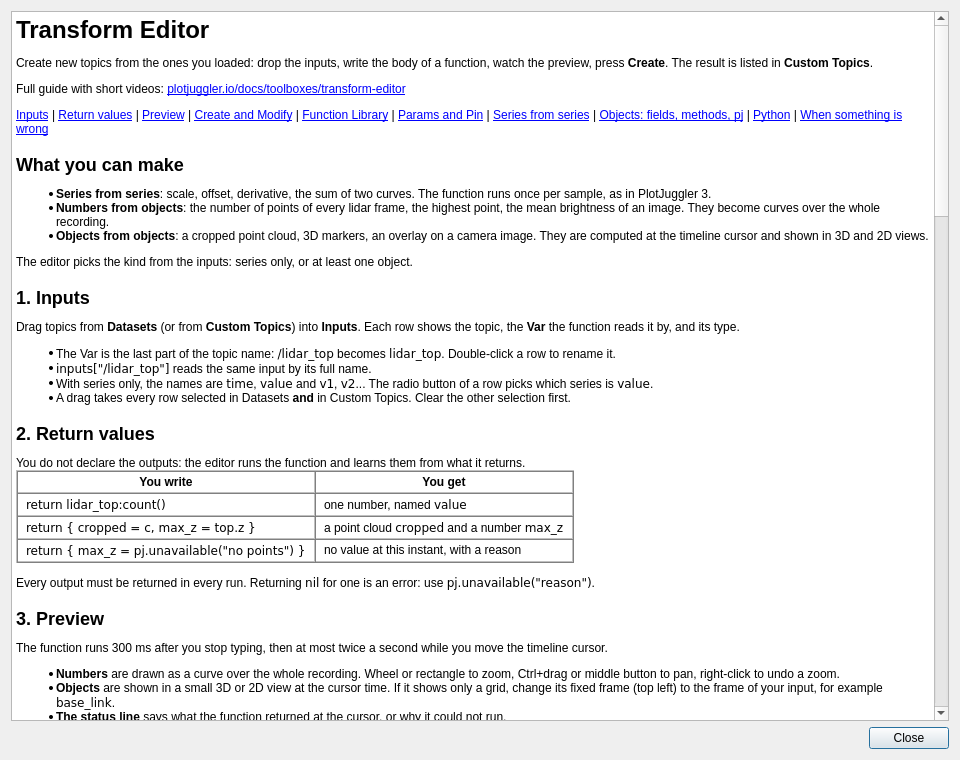
<?xml version="1.0" encoding="UTF-8"?>
<ui version="4.0">
 <class>TransformEditorHelp</class>
 <widget class="QDialog" name="TransformEditorHelp">
  <property name="geometry"><rect><x>0</x><y>0</y><width>960</width><height>760</height></rect></property>
  <property name="windowTitle"><string>Transform Editor Help</string></property>
  <layout class="QVBoxLayout" name="verticalLayout">
   <item>
    <widget class="QTextBrowser" name="textBrowser">
     <property name="minimumSize"><size><width>860</width><height>600</height></size></property>
     <property name="openExternalLinks"><bool>true</bool></property>
     <property name="html">
      <string>&lt;html&gt;&lt;head&gt;&lt;style&gt;
h2 { margin-top: 18px; }
h3 { margin-top: 12px; }
pre { background-color: #f0f0f0; padding: 6px; }
td, th { padding: 3px 8px; }
tt { white-space: nowrap; }
&lt;/style&gt;&lt;/head&gt;&lt;body&gt;
&lt;h1&gt;Transform Editor&lt;/h1&gt;
&lt;p&gt;Create new topics from the ones you loaded: drop the inputs, write the body of a function, watch the preview, press &lt;b&gt;Create&lt;/b&gt;. The result is listed in &lt;b&gt;Custom Topics&lt;/b&gt;.&lt;/p&gt;
&lt;p&gt;Full guide with short videos: &lt;a href=&quot;https://plotjuggler.io/docs/toolboxes/transform-editor/&quot;&gt;plotjuggler.io/docs/toolboxes/transform-editor&lt;/a&gt;&lt;/p&gt;
&lt;p&gt;&lt;a href=&quot;#inputs&quot;&gt;Inputs&lt;/a&gt; | &lt;a href=&quot;#return&quot;&gt;Return values&lt;/a&gt; | &lt;a href=&quot;#preview&quot;&gt;Preview&lt;/a&gt; | &lt;a href=&quot;#create&quot;&gt;Create and Modify&lt;/a&gt; | &lt;a href=&quot;#library&quot;&gt;Function Library&lt;/a&gt; | &lt;a href=&quot;#advanced&quot;&gt;Params and Pin&lt;/a&gt; | &lt;a href=&quot;#series&quot;&gt;Series from series&lt;/a&gt; | &lt;a href=&quot;#api&quot;&gt;Objects: fields, methods, pj&lt;/a&gt; | &lt;a href=&quot;#python&quot;&gt;Python&lt;/a&gt; | &lt;a href=&quot;#problems&quot;&gt;When something is wrong&lt;/a&gt;&lt;/p&gt;

&lt;h2&gt;What you can make&lt;/h2&gt;
&lt;ul&gt;
&lt;li&gt;&lt;b&gt;Series from series&lt;/b&gt;: scale, offset, derivative, the sum of two curves. The function runs once per sample, as in PlotJuggler 3.&lt;/li&gt;
&lt;li&gt;&lt;b&gt;Numbers from objects&lt;/b&gt;: the number of points of every lidar frame, the highest point, the mean brightness of an image. They become curves over the whole recording.&lt;/li&gt;
&lt;li&gt;&lt;b&gt;Objects from objects&lt;/b&gt;: a cropped point cloud, 3D markers, an overlay on a camera image. They are computed at the timeline cursor and shown in 3D and 2D views.&lt;/li&gt;
&lt;/ul&gt;
&lt;p&gt;The editor picks the kind from the inputs: series only, or at least one object.&lt;/p&gt;

&lt;h2&gt;&lt;a name=&quot;inputs&quot;&gt;&lt;/a&gt;1. Inputs&lt;/h2&gt;
&lt;p&gt;Drag topics from &lt;b&gt;Datasets&lt;/b&gt; (or from &lt;b&gt;Custom Topics&lt;/b&gt;) into &lt;b&gt;Inputs&lt;/b&gt;. Each row shows the topic, the &lt;b&gt;Var&lt;/b&gt; the function reads it by, and its type.&lt;/p&gt;
&lt;ul&gt;
&lt;li&gt;The Var is the last part of the topic name: &lt;tt&gt;/lidar_top&lt;/tt&gt; becomes &lt;tt&gt;lidar_top&lt;/tt&gt;. Double-click a row to rename it.&lt;/li&gt;
&lt;li&gt;&lt;tt&gt;inputs[&quot;/lidar_top&quot;]&lt;/tt&gt; reads the same input by its full name.&lt;/li&gt;
&lt;li&gt;With series only, the names are &lt;tt&gt;time&lt;/tt&gt;, &lt;tt&gt;value&lt;/tt&gt; and &lt;tt&gt;v1&lt;/tt&gt;, &lt;tt&gt;v2&lt;/tt&gt;... The radio button of a row picks which series is &lt;tt&gt;value&lt;/tt&gt;.&lt;/li&gt;
&lt;li&gt;A drag takes every row selected in Datasets &lt;b&gt;and&lt;/b&gt; in Custom Topics. Clear the other selection first.&lt;/li&gt;
&lt;/ul&gt;

&lt;h2&gt;&lt;a name=&quot;return&quot;&gt;&lt;/a&gt;2. Return values&lt;/h2&gt;
&lt;p&gt;You do not declare the outputs: the editor runs the function and learns them from what it returns.&lt;/p&gt;
&lt;table border=&quot;1&quot; cellspacing=&quot;0&quot;&gt;
&lt;tr&gt;&lt;th&gt;You write&lt;/th&gt;&lt;th&gt;You get&lt;/th&gt;&lt;/tr&gt;
&lt;tr&gt;&lt;td&gt;&lt;tt&gt;return lidar_top:count()&lt;/tt&gt;&lt;/td&gt;&lt;td&gt;one number, named &lt;tt&gt;value&lt;/tt&gt;&lt;/td&gt;&lt;/tr&gt;
&lt;tr&gt;&lt;td&gt;&lt;tt&gt;return { cropped = c, max_z = top.z }&lt;/tt&gt;&lt;/td&gt;&lt;td&gt;a point cloud &lt;tt&gt;cropped&lt;/tt&gt; and a number &lt;tt&gt;max_z&lt;/tt&gt;&lt;/td&gt;&lt;/tr&gt;
&lt;tr&gt;&lt;td&gt;&lt;tt&gt;return { max_z = pj.unavailable(&quot;no points&quot;) }&lt;/tt&gt;&lt;/td&gt;&lt;td&gt;no value at this instant, with a reason&lt;/td&gt;&lt;/tr&gt;
&lt;/table&gt;
&lt;p&gt;Every output must be returned in every run. Returning &lt;tt&gt;nil&lt;/tt&gt; for one is an error: use &lt;tt&gt;pj.unavailable(&quot;reason&quot;)&lt;/tt&gt;.&lt;/p&gt;

&lt;h2&gt;&lt;a name=&quot;preview&quot;&gt;&lt;/a&gt;3. Preview&lt;/h2&gt;
&lt;p&gt;The function runs 300 ms after you stop typing, then at most twice a second while you move the timeline cursor.&lt;/p&gt;
&lt;ul&gt;
&lt;li&gt;&lt;b&gt;Numbers&lt;/b&gt; are drawn as a curve over the whole recording. Wheel or rectangle to zoom, Ctrl+drag or middle button to pan, right-click to undo a zoom.&lt;/li&gt;
&lt;li&gt;&lt;b&gt;Objects&lt;/b&gt; are shown in a small 3D or 2D view at the cursor time. If it shows only a grid, change its fixed frame (top left) to the frame of your input, for example &lt;tt&gt;base_link&lt;/tt&gt;.&lt;/li&gt;
&lt;li&gt;&lt;b&gt;The status line&lt;/b&gt; says what the function returned at the cursor, or why it could not run.&lt;/li&gt;
&lt;/ul&gt;

&lt;h2&gt;&lt;a name=&quot;create&quot;&gt;&lt;/a&gt;4. Create and Modify&lt;/h2&gt;
&lt;ul&gt;
&lt;li&gt;&lt;b&gt;Create...&lt;/b&gt; asks for a name and says what will be created. The rows appear in &lt;b&gt;Custom Topics&lt;/b&gt;: &lt;tt&gt;name/output&lt;/tt&gt; for numbers; &lt;tt&gt;name&lt;/tt&gt; for a single object, &lt;tt&gt;name/output&lt;/tt&gt; when there are several.&lt;/li&gt;
&lt;li&gt;A name cannot be empty, be an input, or contain &lt;tt&gt;__&lt;/tt&gt;. Reusing a name asks before replacing.&lt;/li&gt;
&lt;li&gt;&lt;b&gt;Show in 3D&lt;/b&gt; / &lt;b&gt;Show in 2D&lt;/b&gt; opens a tab with the new objects. The tab is behind the editor: close the editor to see it.&lt;/li&gt;
&lt;li&gt;To change a script later, select its row in Custom Topics and press the pencil. The button then reads &lt;b&gt;Modify&lt;/b&gt;.&lt;/li&gt;
&lt;li&gt;Delete is in the &lt;b&gt;...&lt;/b&gt; menu of Custom Topics. &lt;b&gt;Ctrl+Z&lt;/b&gt; undoes it.&lt;/li&gt;
&lt;/ul&gt;

&lt;h2&gt;&lt;a name=&quot;library&quot;&gt;&lt;/a&gt;5. Function Library&lt;/h2&gt;
&lt;p&gt;The grid icon above the code opens the library. &lt;b&gt;Kind&lt;/b&gt; says what a function reads (Series, 3D, 2D). Select one and press &lt;b&gt;Use&lt;/b&gt;: an object function is rewritten to read the Vars of your inputs. Built-in object functions:&lt;/p&gt;
&lt;table border=&quot;1&quot; cellspacing=&quot;0&quot;&gt;
&lt;tr&gt;&lt;th&gt;Function&lt;/th&gt;&lt;th&gt;Reads&lt;/th&gt;&lt;th&gt;Returns&lt;/th&gt;&lt;/tr&gt;
&lt;tr&gt;&lt;td&gt;&lt;tt&gt;points_per_frame&lt;/tt&gt;&lt;/td&gt;&lt;td&gt;point cloud&lt;/td&gt;&lt;td&gt;its number of points&lt;/td&gt;&lt;/tr&gt;
&lt;tr&gt;&lt;td&gt;&lt;tt&gt;lidar_crop&lt;/tt&gt;&lt;/td&gt;&lt;td&gt;point cloud&lt;/td&gt;&lt;td&gt;the cloud cropped to a box, its highest z, a report, a red sphere on the highest point&lt;/td&gt;&lt;/tr&gt;
&lt;tr&gt;&lt;td&gt;&lt;tt&gt;lidar_crop_map&lt;/tt&gt;&lt;/td&gt;&lt;td&gt;point cloud&lt;/td&gt;&lt;td&gt;the same, in the &lt;tt&gt;map&lt;/tt&gt; frame when a transform exists&lt;/td&gt;&lt;/tr&gt;
&lt;tr&gt;&lt;td&gt;&lt;tt&gt;witness_of_crop&lt;/tt&gt;&lt;/td&gt;&lt;td&gt;cropped cloud&lt;/td&gt;&lt;td&gt;a cyan sphere on its highest point&lt;/td&gt;&lt;/tr&gt;
&lt;tr&gt;&lt;td&gt;&lt;tt&gt;cam_threshold&lt;/tt&gt;&lt;/td&gt;&lt;td&gt;image&lt;/td&gt;&lt;td&gt;an overlay on the pixels brighter than 128&lt;/td&gt;&lt;/tr&gt;
&lt;tr&gt;&lt;td&gt;&lt;tt&gt;cam_annotations&lt;/tt&gt;&lt;/td&gt;&lt;td&gt;point cloud&lt;/td&gt;&lt;td&gt;a rectangle and a label on the front camera&lt;/td&gt;&lt;/tr&gt;
&lt;tr&gt;&lt;td&gt;&lt;tt&gt;depth_cloud&lt;/tt&gt;&lt;/td&gt;&lt;td&gt;depth image + camera info&lt;/td&gt;&lt;td&gt;a point cloud&lt;/td&gt;&lt;/tr&gt;
&lt;/table&gt;

&lt;h2&gt;&lt;a name=&quot;advanced&quot;&gt;&lt;/a&gt;6. Params and Pin (Advanced &amp;gt;)&lt;/h2&gt;
&lt;ul&gt;
&lt;li&gt;&lt;b&gt;Params (JSON)&lt;/b&gt;: an object handed to the script as &lt;tt&gt;params&lt;/tt&gt;. With &lt;tt&gt;{&quot;half&quot;: 6}&lt;/tt&gt; the script reads &lt;tt&gt;params.half&lt;/tt&gt;.&lt;/li&gt;
&lt;li&gt;&lt;b&gt;Pin at current time&lt;/b&gt;: run once at the cursor time and keep that result while the cursor moves.&lt;/li&gt;
&lt;/ul&gt;

&lt;h2&gt;&lt;a name=&quot;series&quot;&gt;&lt;/a&gt;7. Series from series&lt;/h2&gt;
&lt;pre&gt;return value * 2 + 1          -- scale and offset
return (value + v1) / 2       -- average of two series
return math.log(value)        -- Luau math library&lt;/pre&gt;
&lt;p&gt;State between samples goes in &lt;b&gt;Global Variables&lt;/b&gt;, which runs once before the first sample. Difference between consecutive samples: Global Variables&lt;/p&gt;
&lt;pre&gt;prev = nil&lt;/pre&gt;
&lt;p&gt;and the function&lt;/p&gt;
&lt;pre&gt;if prev == nil then
  prev = value
  return nil
end
local diff = value - prev
prev = value
return diff&lt;/pre&gt;
&lt;p&gt;Differences with PlotJuggler 3: &lt;tt&gt;time&lt;/tt&gt; is seconds since the start of the session; &lt;tt&gt;return a, b&lt;/tt&gt; creates two series (&lt;tt&gt;name/a&lt;/tt&gt;, &lt;tt&gt;name/b&lt;/tt&gt;) and no longer changes the timestamp; returning &lt;tt&gt;nil&lt;/tt&gt; skips the sample; tables of points are not supported. &lt;b&gt;Batch Functions&lt;/b&gt; applies one function to many series, with a prefix or suffix for the new names.&lt;/p&gt;

&lt;h2&gt;&lt;a name=&quot;api&quot;&gt;&lt;/a&gt;8. Objects: fields, methods and pj&lt;/h2&gt;
&lt;p&gt;An object input (a point cloud, an image...) gives you three kinds of things. Full list: &lt;a href=&quot;https://plotjuggler.io/docs/reference/scripting-api/&quot;&gt;plotjuggler.io/docs/reference/scripting-api&lt;/a&gt;&lt;/p&gt;

&lt;h3&gt;Fields: data the object carries&lt;/h3&gt;
&lt;p&gt;Read them by name, with a dot, in Luau and in Python: &lt;tt&gt;cloud.frame_id&lt;/tt&gt;, &lt;tt&gt;image.width&lt;/tt&gt;, &lt;tt&gt;image.timestamp_ns&lt;/tt&gt;. They are read-only: &lt;tt&gt;cloud.frame_id = &quot;map&quot;&lt;/tt&gt; is an error. The raw bytes (points, pixels) are not a field: use the methods below.&lt;/p&gt;

&lt;h3&gt;Methods: computations on the object&lt;/h3&gt;
&lt;p&gt;They return a new value or a new object; the input is never changed. Luau calls methods with a colon, &lt;b&gt;&quot;:&quot;&lt;/b&gt; (&lt;tt&gt;cloud:count()&lt;/tt&gt;); Python with a dot, &lt;b&gt;&quot;.&quot;&lt;/b&gt; (&lt;tt&gt;cloud.count()&lt;/tt&gt;). In Luau, &lt;tt&gt;cloud:count()&lt;/tt&gt; is short for &lt;tt&gt;cloud.count(cloud)&lt;/tt&gt;: the colon passes the object itself, so &lt;tt&gt;cloud.count()&lt;/tt&gt; fails.&lt;/p&gt;
&lt;table border=&quot;1&quot; cellspacing=&quot;0&quot;&gt;
&lt;tr&gt;&lt;th&gt;Object&lt;/th&gt;&lt;th&gt;Methods&lt;/th&gt;&lt;/tr&gt;
&lt;tr&gt;&lt;td&gt;point cloud&lt;/td&gt;&lt;td&gt;&lt;tt&gt;count()&lt;/tt&gt;, &lt;tt&gt;bounds()&lt;/tt&gt;, &lt;tt&gt;crop_box{min=, max=}&lt;/tt&gt;, &lt;tt&gt;filter(channel, op, value)&lt;/tt&gt;, &lt;tt&gt;extreme_point(channel, &quot;max&quot;)&lt;/tt&gt;, &lt;tt&gt;xyz_points()&lt;/tt&gt;, &lt;tt&gt;transform(tf)&lt;/tt&gt;&lt;/td&gt;&lt;/tr&gt;
&lt;tr&gt;&lt;td&gt;image&lt;/td&gt;&lt;td&gt;&lt;tt&gt;decode()&lt;/tt&gt; gives the decoded pixels, which have &lt;tt&gt;pixel(x, y)&lt;/tt&gt;, &lt;tt&gt;to_gray()&lt;/tt&gt;, &lt;tt&gt;crop(x, y, w, h)&lt;/tt&gt;, &lt;tt&gt;threshold(op, value)&lt;/tt&gt;, &lt;tt&gt;stats()&lt;/tt&gt;&lt;/td&gt;&lt;/tr&gt;
&lt;tr&gt;&lt;td&gt;depth image&lt;/td&gt;&lt;td&gt;&lt;tt&gt;to_point_cloud(camera_info)&lt;/tt&gt;, optional &lt;tt&gt;{step=, max_depth=}&lt;/tt&gt;&lt;/td&gt;&lt;/tr&gt;
&lt;tr&gt;&lt;td&gt;video frame&lt;/td&gt;&lt;td&gt;&lt;tt&gt;frame_at(t_ns)&lt;/tt&gt;&lt;/td&gt;&lt;/tr&gt;
&lt;/table&gt;
&lt;p&gt;Methods chain: &lt;tt&gt;image:decode():to_gray():threshold(&quot;&amp;gt;&quot;, 128)&lt;/tt&gt;.&lt;/p&gt;

&lt;h3&gt;pj: functions that belong to no object&lt;/h3&gt;
&lt;p&gt;A library, like &lt;tt&gt;math&lt;/tt&gt;: its functions ask the session or build new objects from scratch.&lt;/p&gt;
&lt;table border=&quot;1&quot; cellspacing=&quot;0&quot;&gt;
&lt;tr&gt;&lt;th&gt;Function&lt;/th&gt;&lt;th&gt;What it does&lt;/th&gt;&lt;/tr&gt;
&lt;tr&gt;&lt;td&gt;&lt;tt&gt;pj.unavailable(reason)&lt;/tt&gt;&lt;/td&gt;&lt;td&gt;an output with no value at this instant (not an error)&lt;/td&gt;&lt;/tr&gt;
&lt;tr&gt;&lt;td&gt;&lt;tt&gt;pj.tf.lookup(target, source)&lt;/tt&gt;&lt;/td&gt;&lt;td&gt;the transform between two frames at this instant, or &lt;tt&gt;nil, reason&lt;/tt&gt;&lt;/td&gt;&lt;/tr&gt;
&lt;tr&gt;&lt;td&gt;&lt;tt&gt;pj.tf.frames()&lt;/tt&gt;, &lt;tt&gt;pj.tf.now&lt;/tt&gt;&lt;/td&gt;&lt;td&gt;the frame names; the evaluation time in nanoseconds&lt;/td&gt;&lt;/tr&gt;
&lt;tr&gt;&lt;td&gt;&lt;tt&gt;pj.scene.new{...}&lt;/tt&gt;&lt;/td&gt;&lt;td&gt;new 3D markers (&lt;tt&gt;frame_id&lt;/tt&gt;, &lt;tt&gt;id&lt;/tt&gt;): &lt;tt&gt;:sphere{center=, diameter=, color=}&lt;/tt&gt;, &lt;tt&gt;:cube{...}&lt;/tt&gt;, &lt;tt&gt;:line_strip{...}&lt;/tt&gt;, then &lt;tt&gt;:finish()&lt;/tt&gt;&lt;/td&gt;&lt;/tr&gt;
&lt;tr&gt;&lt;td&gt;&lt;tt&gt;pj.annotations.new{...}&lt;/tt&gt;&lt;/td&gt;&lt;td&gt;a new 2D overlay on &lt;tt&gt;image_topic&lt;/tt&gt;: &lt;tt&gt;:points{...}&lt;/tt&gt;, &lt;tt&gt;:circle{...}&lt;/tt&gt;, &lt;tt&gt;:text{...}&lt;/tt&gt;, then &lt;tt&gt;:finish()&lt;/tt&gt;&lt;/td&gt;&lt;/tr&gt;
&lt;tr&gt;&lt;td&gt;&lt;tt&gt;pj.typeof(x)&lt;/tt&gt;&lt;/td&gt;&lt;td&gt;the object&#x27;s type name&lt;/td&gt;&lt;/tr&gt;
&lt;/table&gt;
&lt;p&gt;Colors are &lt;tt&gt;{r, g, b, a}&lt;/tt&gt; from 0 to 255. Sizes are diameters.&lt;/p&gt;

&lt;h2&gt;&lt;a name=&quot;python&quot;&gt;&lt;/a&gt;9. Python&lt;/h2&gt;
&lt;p&gt;Select &lt;b&gt;Python&lt;/b&gt;. The body is the inside of &lt;tt&gt;def evaluate(inputs, params):&lt;/tt&gt;, with the same Vars.&lt;/p&gt;
&lt;pre&gt;cropped = lidar_top.crop_box(min=[-10, -10, -2], max=[10, 10, 3])
return {&quot;cropped&quot;: cropped, &quot;count&quot;: cropped.count()}&lt;/pre&gt;
&lt;p&gt;Methods use a dot, &lt;b&gt;&quot;.&quot;&lt;/b&gt; (&lt;tt&gt;cloud.count()&lt;/tt&gt;); &lt;tt&gt;pj.tf.lookup&lt;/tt&gt; returns a pair &lt;tt&gt;(transform, reason)&lt;/tt&gt;; only &lt;tt&gt;math&lt;/tt&gt;, &lt;tt&gt;cmath&lt;/tt&gt;, &lt;tt&gt;statistics&lt;/tt&gt; and &lt;tt&gt;json&lt;/tt&gt; can be imported. Desktop only. A layout that contains Python scripts runs them when it is opened: open such layouts only from sources you trust.&lt;/p&gt;

&lt;h2&gt;&lt;a name=&quot;problems&quot;&gt;&lt;/a&gt;10. When something is wrong&lt;/h2&gt;
&lt;table border=&quot;1&quot; cellspacing=&quot;0&quot;&gt;
&lt;tr&gt;&lt;th&gt;You see&lt;/th&gt;&lt;th&gt;Do this&lt;/th&gt;&lt;/tr&gt;
&lt;tr&gt;&lt;td&gt;No sample of /topic at the cursor&lt;/td&gt;&lt;td&gt;The cursor is before that input&#x27;s first frame, or the editor has not re-run since your last change. Move the timeline cursor.&lt;/td&gt;&lt;/tr&gt;
&lt;tr&gt;&lt;td&gt;The script returned no values&lt;/td&gt;&lt;td&gt;Add a &lt;tt&gt;return&lt;/tt&gt;. The message lists the Vars you can read.&lt;/td&gt;&lt;/tr&gt;
&lt;tr&gt;&lt;td&gt;`value` is not defined here&lt;/td&gt;&lt;td&gt;&lt;tt&gt;value&lt;/tt&gt; exists only with series inputs. Use the Var of the object.&lt;/td&gt;&lt;/tr&gt;
&lt;tr&gt;&lt;td&gt;line N: ...&lt;/td&gt;&lt;td&gt;An error at line N of your function (&lt;tt&gt;globals line N&lt;/tt&gt;: Global Variables).&lt;/td&gt;&lt;/tr&gt;
&lt;tr&gt;&lt;td&gt;Preview: ...&lt;/td&gt;&lt;td&gt;PlotJuggler refused or could not run the preview; the text says why.&lt;/td&gt;&lt;/tr&gt;
&lt;tr&gt;&lt;td&gt;The preview view shows only a grid&lt;/td&gt;&lt;td&gt;Change its fixed frame to the frame of your input.&lt;/td&gt;&lt;/tr&gt;
&lt;tr&gt;&lt;td&gt;Create is disabled&lt;/td&gt;&lt;td&gt;It needs an input, a body and a run without error. Its tooltip says which is missing.&lt;/td&gt;&lt;/tr&gt;
&lt;tr&gt;&lt;td&gt;A dot after a row in Custom Topics&lt;/td&gt;&lt;td&gt;Blue: computing. Orange: an input is missing. Red: error. Grey: empty result. Hover the row for the detail.&lt;/td&gt;&lt;/tr&gt;
&lt;tr&gt;&lt;td&gt;object bundle exceeds byte ceiling&lt;/td&gt;&lt;td&gt;The result is too large to keep. Crop, filter or sample it first.&lt;/td&gt;&lt;/tr&gt;
&lt;/table&gt;
&lt;/body&gt;&lt;/html&gt;
</string>
     </property>
    </widget>
   </item>
   <item>
    <widget class="QDialogButtonBox" name="buttonBox">
     <property name="orientation"><enum>Qt::Horizontal</enum></property>
     <property name="standardButtons"><set>QDialogButtonBox::Close</set></property>
    </widget>
   </item>
  </layout>
 </widget>
</ui>
